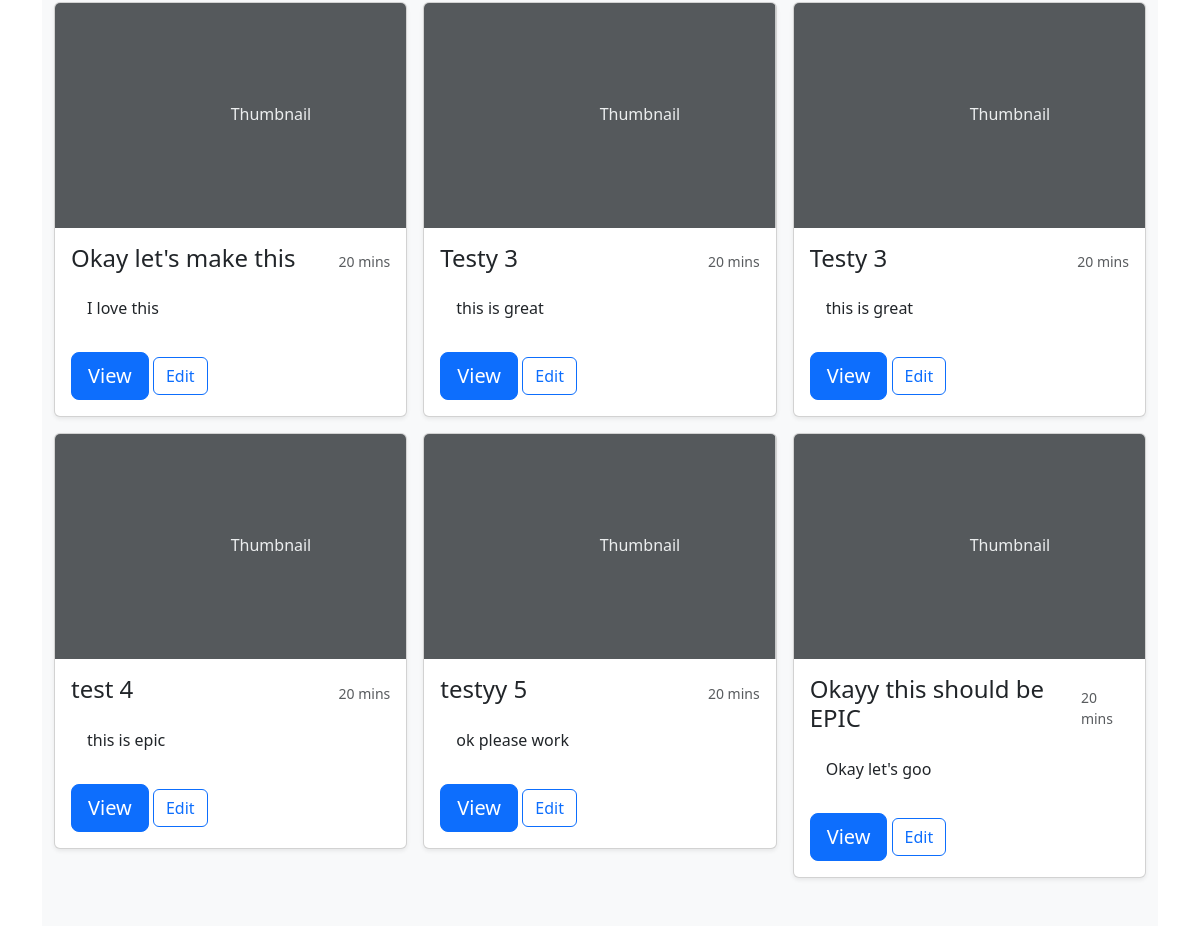
The app's page /my-recipes (signed in, lower part), older data.
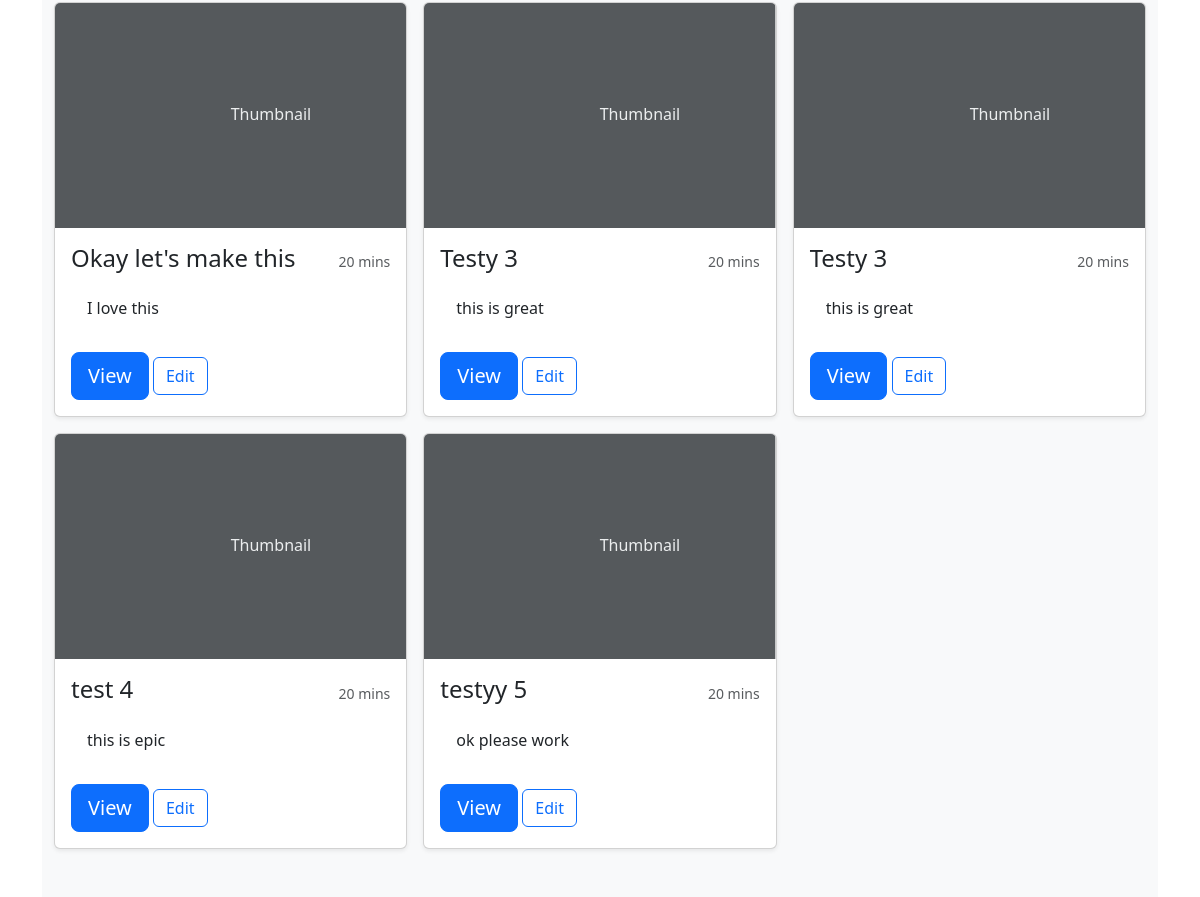
The same page, newer data.
### website/models.py (models this page shows)
class Recipe(db.Model):  # type: ignore
    id = db.Column(db.Integer, primary_key=True)
    name = db.Column(db.String(64))
    formatted_name = db.Column(db.String(64))  # For html and URLs
    description = db.Column(db.String(1000))
    vegetarian = db.Column(db.Boolean)  # Dietary requirements
    vegan = db.Column(db.Boolean)
    pescatarian = db.Column(db.Boolean)
    user_id = db.Column(db.Integer, db.ForeignKey('user.id'))  # Which user created the recipe

### website/views.py (the view, shortened to what this page needs)
@views.route('/my-recipes', methods=['GET', 'POST'])
@login_required
def myRecipesPage():
    return render_template(
            "my-recipes.html",  # If you click on an 'open recipe' button in my-recipes.html it sends you to /my-recipes/<recipe_name>
            user=current_user,
            my_recipes=db.session.query(Recipe).filter(Recipe.user_id == current_user.id))

### website/templates/my-recipes.html (shortened to what this page needs)
{% extends "base.html" %} {% block title %}Home{% endblock %}
{% block content %}
<main>
    <div class="album py-5 bg-light">
      <div class="container">
            <div class="row row-cols-1 row-cols-sm-2 row-cols-md-3 g-3">
            {% for recipe in my_recipes %}
                <div class="col">
                    <div class="card shadow-sm">
                    <svg class="bd-placeholder-img card-img-top" width="100%" height="225" xmlns="http://www.w3.org/2000/svg" role="img" aria-label="Placeholder: Thumbnail" preserveAspectRatio="xMidYMid slice" focusable="false"><title>Placeholder</title><rect width="100%" height="100%" fill="#55595c"/><text x="50%" y="50%" fill="#eceeef" dy=".3em">Thumbnail</text></svg>
                    <div class="card-body">
                        <div class="d-flex justify-content-between align-items-center">
                            <h4 class="card-title">{{recipe.name}}</h4>
                            <small class="text-muted">20 mins</small>
                        </div>
                        <p class="card-body">{{recipe.description}}</p>
                        <div class="btn-group">
                          <form method="POST">
                            <button type="submit" name="view-or-edit" value="view" class="btn btn-lg btn-primary">View</button>
                            <button type="submit" name="view-or-edit" value="edit" class="btn btn-outline-primary">Edit</button>
                          </form>
                        </div>
                    </div>
                    </div>
                </div>
            {% endfor %}
        </div>
      </div>
    </div>
  </main>
{% endblock %}

### website/templates/base.html (shortened to what this page needs)
<!DOCTYPE html>
<html lang="en">
    <head>
        <link
            rel="stylesheet"
            href="https://stackpath.bootstrapcdn.com/font-awesome/4.7.0/css/font-awesome.min.css"
        />
        <link
            href="https://cdn.jsdelivr.net/npm/bootstrap@5.3.3/dist/css/bootstrap.min.css"
            rel="stylesheet"
            />
    </head>
    <body>
        <div class="container">
            {% block content %}
            {% endblock %}
        </div>
    </body>
</html>

Row changes from the older to the newer data that the page shows:
removed Recipe: name "Okayy this should be EPIC", description "Okay let's goo"
